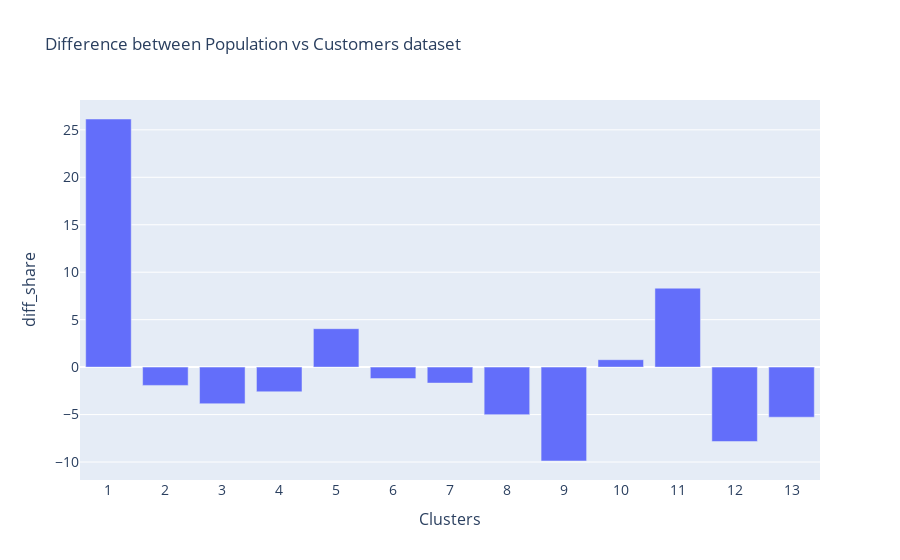

Notebook cell for this chart:
### Code cell
fig = go.Figure(data=[
    go.Bar(name='Population', x=clusters.cluster.astype(str), y=clusters.diff_share)
])
# Change the bar mode
fig.update_layout(barmode='group',
                  title_text='Difference between Population vs Customers dataset',
                  yaxis=dict(
                        title='diff_share',
                        titlefont_size=16,
                        tickfont_size=14,
                  ),
                  xaxis=dict(
                        title='Clusters',
                        titlefont_size=16,
                        tickfont_size=14,
                  ),
                 )
fig.show()

### Figure 1 — Plotly figure (JSON) as saved in the notebook; plotly's stock layout.template omitted (floating-point values rounded to 4 significant figures)
{"data": [{"name": "Population", "type": "bar", "x": ["1", "2", "3", "4", "5", "6", "7", "8", "9", "10", "11", "12", "13"], "y": [26.14, -1.928, -3.857, -2.599, 4.049, -1.205, -1.682, -5.009, -9.892, 0.7816, 8.317, -7.84, -5.278]}], "layout": {"autosize": true, "barmode": "group", "title": {"text": "Difference between Population vs Customers dataset"}, "xaxis": {"autorange": true, "range": [-0.5, 12.5], "tickfont": {"size": 14}, "title": {"font": {"size": 16}, "text": "Clusters"}, "type": "category"}, "yaxis": {"autorange": true, "range": [-11.89, 28.14], "tickfont": {"size": 14}, "title": {"font": {"size": 16}, "text": "diff_share"}, "type": "linear"}}}
